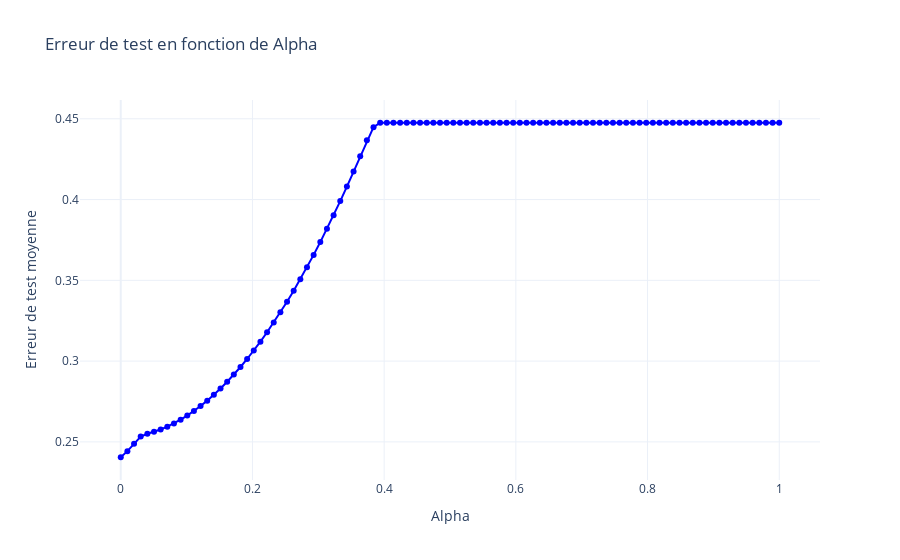
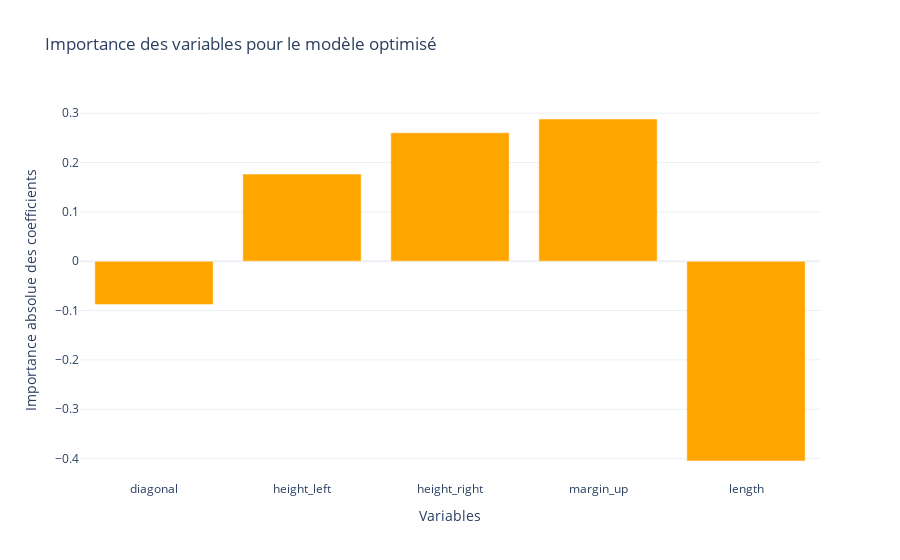

Notebook code for these charts, in order:
### Markdown cell above
### Avec la MSE

Ici, on constate que la valeur optimale est très proche de zero

### Code cell
model_optimisation(linear_model.Lasso(), "neg_mean_squared_error", X_train, y_train, np.linspace(1e-16, 1, 100), X_test, y_test, feature_names)
